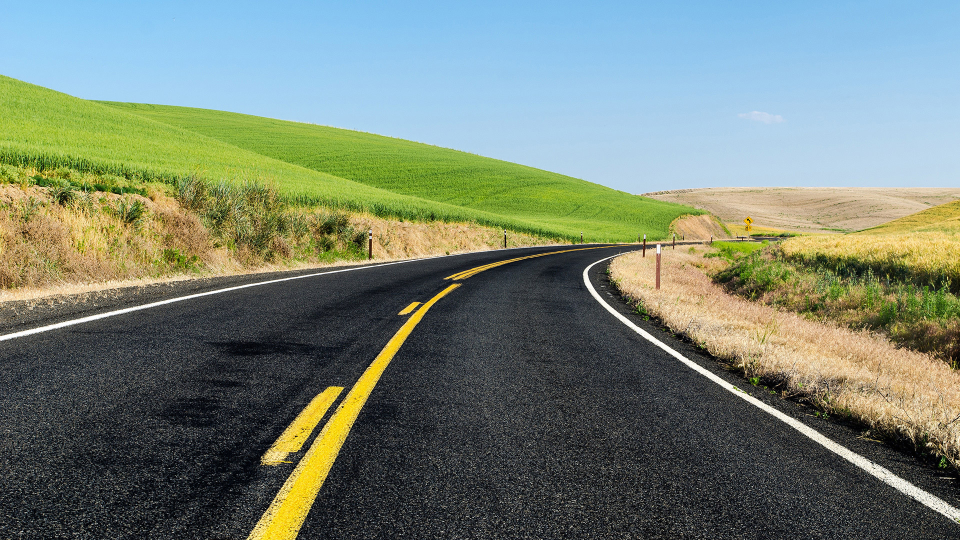
//> input picture images/l2.jpg, 1920 x 1080 px (shown at 1/2 size)
$ ./lane_detector   (built with g++ and OpenCV 4)
//> lines starting //> are read from the running program, lines starting //| are printed output that depends on the picture; after the words box and inside, x2 and y2 are one past the last pixel; in counts of white or black regions, pixels touching at a corner belong together
### include/lane.hpp


#include <opencv2/opencv.hpp>
#include <opencv2/highgui/highgui.hpp>
#include<bits/stdc++.h>


extern int lowThreshold;
extern int highThreshold;

int find_intersection(Vec4i l1, Vec4i l2);
void extract_segments(Mat img_segments[], Mat img,int segments[], int n_segments);
void merge_segments(Mat img_segments[],Mat img, int segments[], int n_segments);
Mat find_edges(Mat img);

### lane_detector.h
#include"opencv/cv.h"
#include<opencv2/highgui/highgui.hpp>
#include<bits/stdc++.h>

using namespace std;
using namespace cv;

extern int lowThreshold;
extern int highThreshold;

Mat find_edges(Mat img)
{
	//directly in single channel
	Mat edges;
	cvtColor(img, img, CV_BGR2GRAY);
	imshow("bw", img);
	blur(img,img,Size(3,3));
	Canny( img, edges, lowThreshold, highThreshold, 3 );

	return edges;
}

### lane_detector.cpp
#include"opencv/cv.h"
#include<opencv2/highgui/highgui.hpp>
#include<bits/stdc++.h>
#include "lane_detector.h"

using namespace cv;
using namespace std;

int lowThreshold=500;
int highThreshold=150;

void extract_segments(Mat img_segments[], Mat img,int segments[], int n_segments);

Mat find_edges(Mat img);

int main()
{
	//initialize important variables here
	int n_segments=5;
	int segments[6]={0,80, 230, 285, 300,1000};
	Mat img_segments;

	cv::Mat img=cv::imread("images/l2.jpg", CV_LOAD_IMAGE_COLOR);
//> img is the input picture: 1080 rows x 1920 cols, CV_8UC3; mean B, G, R 116, 130.7, 118.3
	cv::resize(img, img, cv::Size(1000,1000));
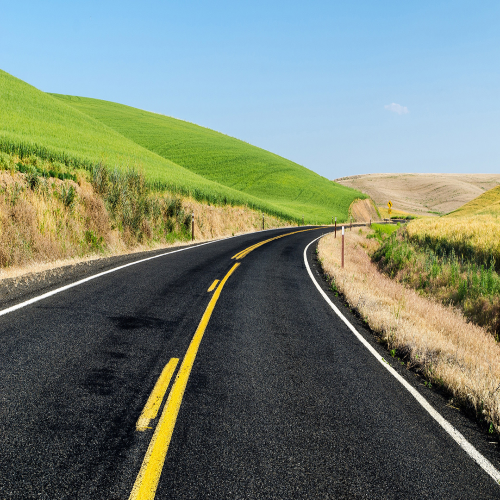
//> img: 1000 rows x 1000 cols, CV_8UC3 (shown at 1/2 size); mean B, G, R 115.9, 130.6, 118.2
	imshow("lanes", img);

	int max_lowThreshold=500, max_highThreshold=500;
	namedWindow("Edge threshold", CV_WINDOW_AUTOSIZE);
	createTrackbar( "Min Threshold:", "Edge threshold", &lowThreshold, max_lowThreshold);
	createTrackbar( "Max Threshold:", "Edge threshold", &highThreshold, max_highThreshold);

	Mat edges;
	while(true)
	{
		edges=find_edges(img);
//> in find_edges, `cvtColor(img, img, CV_BGR2GRAY);`:
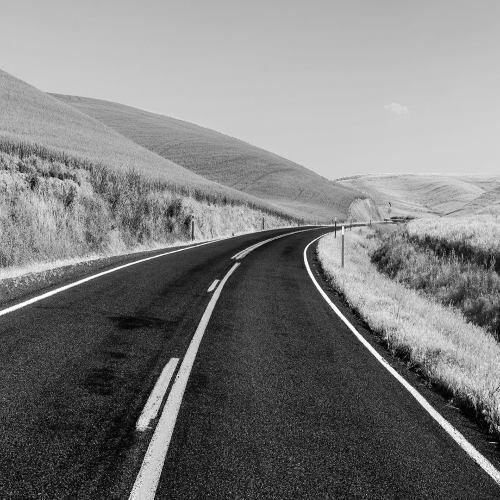
//> img: 1000 rows x 1000 cols, CV_8UC1 (shown at 1/2 size); min 0, max 255, mean 125.2
//> in find_edges, `Canny( img, edges, lowThreshold, highThreshold, 3 );`:
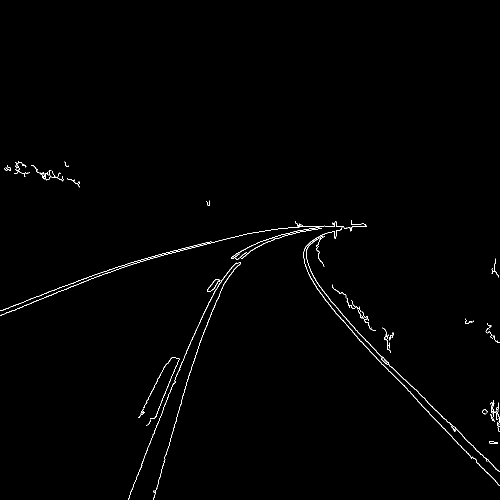
//> edges: 1000 rows x 1000 cols, CV_8UC1 (shown at 1/2 size); 0.69% white in thin lines or dots, all inside (x1, y1, x2, y2) = (0, 322, 1000, 1000)
		imshow("edges", edges);

		char c=(char)waitKey(10);
//> the 'q' key is pressed
		if(c=='q')
			break;
	}

	vector<Vec4i> lines[n_segments];
	//extract_segments(img_segments, edges, segments, n_segments);
	for(int k=0;k<n_segments;k++)
		{
			img_segments=edges-edges;
			for(int i=segments[k];i<segments[k+1];i++)
				{
					for(int j=0;j<1000;j++)
					{
						img_segments.at<uchar>(i,j)=edges.at<uchar>(i,j);

					}
				}

				HoughLinesP(img_segments, lines[k], 1, CV_PI/180, 100, 0, 0 );
		}

	// [4 lines of commented-out code are left out]

	for(int j=0;j<n_segments;j++)
	{
	 for( size_t i = 0; i < lines[j].size(); i++ )

  {
     float rho = lines[j][i][0], theta = lines[j][i][1];
     Point pt1, pt2;
     double a = cos(theta), b = sin(theta);
     double x0 = a*rho, y0 = b*rho;
     pt1.x = cvRound(x0 + 1000*(-b));
     pt1.y = cvRound(y0 + 1000*(a));
     pt2.x = cvRound(x0 - 1000*(-b));
     pt2.y = cvRound(y0 - 1000*(a));
     line( img, pt1, pt2, Scalar(0,0,255), 3, CV_AA);
  }
  }
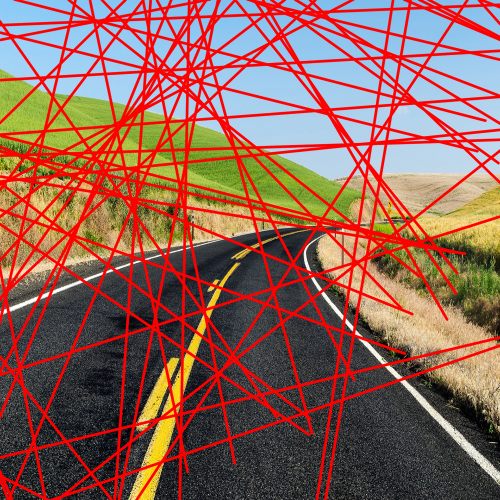
//> img: 1000 rows x 1000 cols, CV_8UC3 (shown at 1/2 size); mean B, G, R 88, 99.6, 144.5

  	vector<Point> intersections;
  for(int k=0;k<n_segments;k++)
  {
  for(int i=0;i<lines[k].size();i++)
  	{

  		for(int j=0;j<lines[k].size();j++)
  				{
  					float rho = lines[k][i][0], theta = lines[k][i][1];
				     Point pt1, pt2;
				     double a = cos(theta), b = sin(theta);
				     double x0 = a*rho, y0 = b*rho;
				     pt1.x = cvRound(x0 + 1000*(-b));
				     pt1.y = cvRound(y0 + 1000*(a));
				     pt2.x = cvRound(x0 - 1000*(-b));
				     pt2.y = cvRound(y0 - 1000*(a));
				     float rho1 = lines[k][j][0], theta1 = lines[k][j][1];
				     Point pt3, pt4;
				     double c = cos(theta1), d = sin(theta1);
				     double x1 = c*rho1, y1 = d*rho1;
				     pt3.x = cvRound(x1 + 1000*(-d));
				     pt3.y = cvRound(y1 + 1000*(c));
				     pt4.x = cvRound(x1 - 1000*(-d));
				     pt4.y = cvRound(y1 - 1000*(c));
				     Point output;
				     if((pt1.x-pt2.x)*(pt3.y-pt4.y)-(pt1.y-pt2.y)*(pt3.x-pt4.x)!=0)
				     	{
				     		output.x=((pt1.x*pt2.y-pt1.y*pt2.x)*(pt3.x-pt4.x)-((pt3.x*pt4.y-pt3.y*pt4.x)*(pt1.x-pt2.x)))/((pt1.x-pt2.x)*(pt3.y-pt4.y)-(pt1.y-pt2.y)*(pt3.x-pt4.x));

				     		output.y=((pt1.x*pt2.y-pt1.y*pt2.x)*(pt3.y-pt4.y)-((pt3.x*pt4.y-pt3.y*pt4.x)*(pt1.y-pt2.y)))/((pt1.x-pt2.x)*(pt3.y-pt4.y)-(pt1.y-pt2.y)*(pt3.x-pt4.x));
				     	}
				     	//cout<<output.x<<" "<<output.y<<endl;

				     	if(output.x<1000&&output.y<1000&&output.x>0&&output.y>0)

				     	{ circle( img, Point( output.x, output.y ), 10.0, Scalar( 0, 0, 255 ), 5, 8 );
				     		intersections.push_back(output);
				     	}

  				}
  	}
  	}
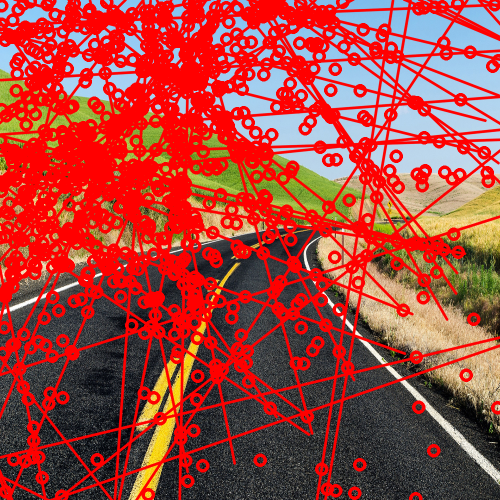
//> img: 1000 rows x 1000 cols, CV_8UC3 (shown at 1/2 size); mean B, G, R 62.1, 69.6, 168.2
//> after the loop, intersections = 2366 Points (x, y), first 12: [393, 799], [348, 548], [486, 288], [434, 222], [134, 137], [599, 86], [143, 17], [205, 321], [368, 442], [369, 517], [493, 300], [463, 419]

  	//find best row as horizon
  	int ctr;
  	int colmx=0;
  	int maxctr=0;

  	for(int i=26;i<970;i++)
  		{
  			ctr=0;
  				for(int j=0;j<intersections.size();j++)
  				{
  					if(intersections[j].y<i+20&&intersections[j].y>i-20)
  					{
  						if(intersections[j].y==i)
  							ctr+=1000;
  						else if(intersections[j].y<i+10&&intersections[j].y>i-10)
  							ctr+=100;
  						else
  							ctr+=40;


  					}


  				}
  				if(ctr>maxctr)
  						{
  							ctr=maxctr;
  							colmx=i;

  						}

  		}
//> this loop made 944 passes
//> ctr on passes 1 to 3: 19960, 23400, 14840
//> after the loop, ctr = 0; colmx = 969
  		cout<<"max:"<<colmx<<endl;
//| max:969
  		Point p1,p2;
  		p1.x=0;
  		p1.y=1000-colmx;
//> p1 = Point(0, 31)
  		p2.x=999;
  		p2.y=1000-colmx;
//> p2 = Point(999, 31)
  		 	line( img, p1, p2, Scalar(255,0,0), 3, CV_AA);
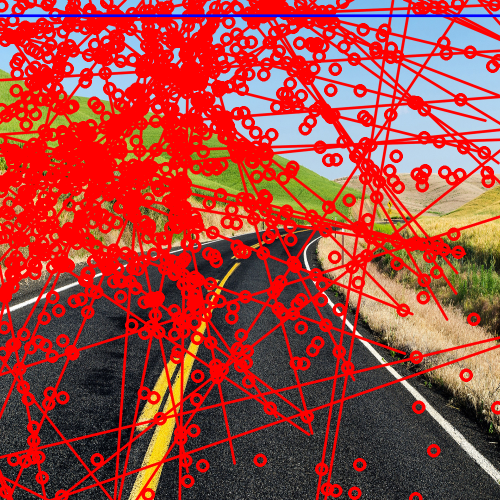
//> img: 1000 rows x 1000 cols, CV_8UC3 (shown at 1/2 size); 0.7% of pixels changed, all inside (x1, y1, x2, y2) = (0, 28, 1000, 35)

	imshow("original", img);
	waitKey(0);

	return 0;
}

$ run again, with images/l1.jpg copied over images/l2.jpg
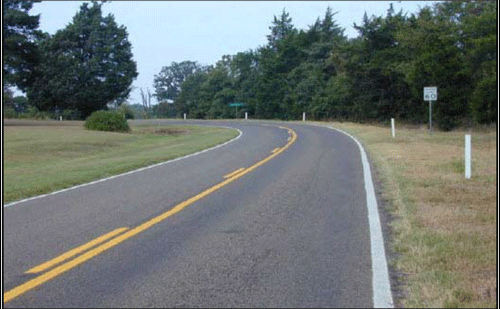
//> input picture images/l1.jpg, 500 x 309 px
//> img is the input picture: 309 rows x 500 cols, CV_8UC3; mean B, G, R 114.5, 117.3, 110.5
//> in find_edges, `cvtColor(img, img, CV_BGR2GRAY);`:
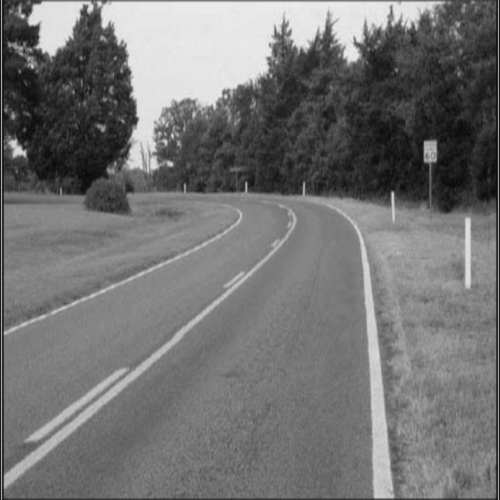
//> img: 1000 rows x 1000 cols, CV_8UC1 (shown at 1/2 size); min 0, max 237, mean 114.8
//> edges: 1000 rows x 1000 cols, CV_8UC1; every value is 0
//> after the loop `for(int i=26;i<970;i++)`: ctr = 0
//| max:0
//> p1 = Point(0, 1000)
//> p2 = Point(999, 1000)
//> `line( img, p1, p2, Scalar(255,0,0), 3, CV_AA);`:
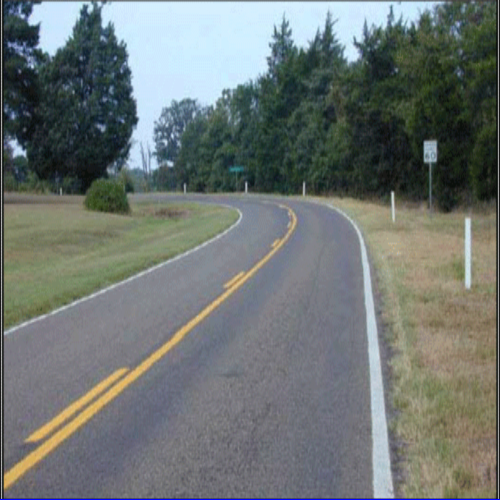
//> img: 1000 rows x 1000 cols, CV_8UC3 (shown at 1/2 size); mean B, G, R 114.9, 117, 110.3

$ run again, with images/l3.jpg copied over images/l2.jpg
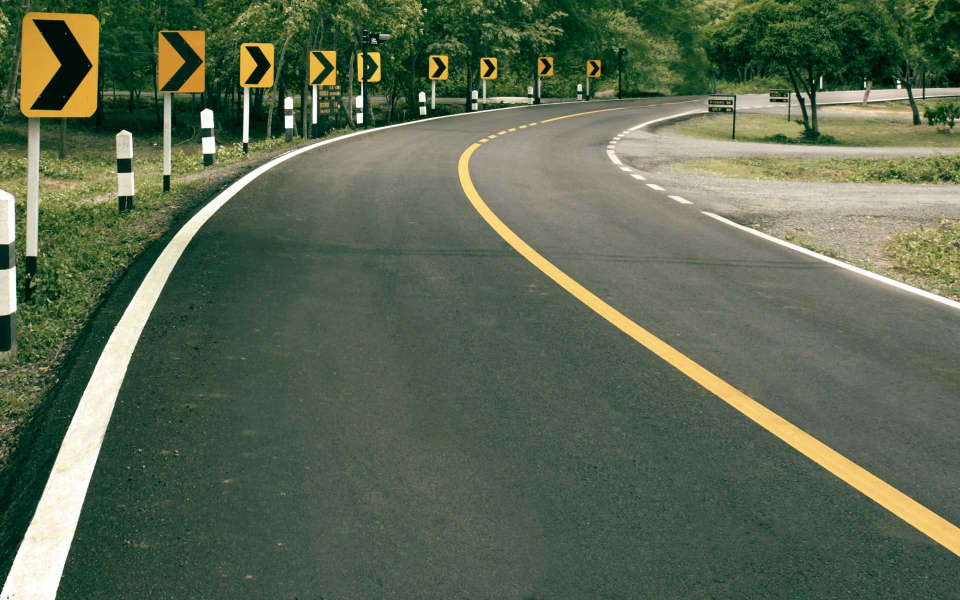
//> input picture images/l3.jpg, 1920 x 1200 px (shown at 1/2 size)
//> img is the input picture: 1200 rows x 1920 cols, CV_8UC3; mean B, G, R 81.2, 104.4, 91.3
//> edges: 1000 rows x 1000 cols, CV_8UC1; 1.2% white in thin lines or dots
//> after the loop `for(int k=0;k<n_segments;k++)`:
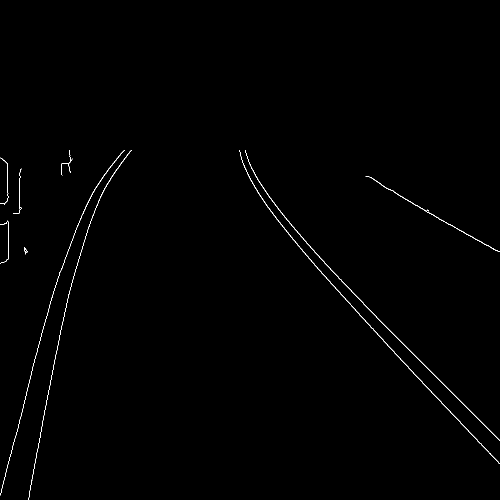
//> img_segments: 1000 rows x 1000 cols, CV_8UC1 (shown at 1/2 size); 0.47% white in thin lines or dots, all inside (x1, y1, x2, y2) = (0, 300, 1000, 1000)
//> after the loop `for(int k=0;k<n_segments;k++)`: intersections = 768 Points (x, y), first 12: [781, 447], [407, 669], [205, 341], [75, 75], [228, 75], [259, 249], [265, 177], [482, 167], [423, 432], [120, 29], [584, 305], [538, 271]
//> the loop `for(int i=26;i<970;i++)` made 944 passes
//> ctr on passes 1 to 3: 4160, 4360, 6520
//> after the loop `for(int i=26;i<970;i++)`: ctr = 0; colmx = 960
//| max:960
//> p1 = Point(0, 40)
//> p2 = Point(999, 40)
//> `line( img, p1, p2, Scalar(255,0,0), 3, CV_AA);`:
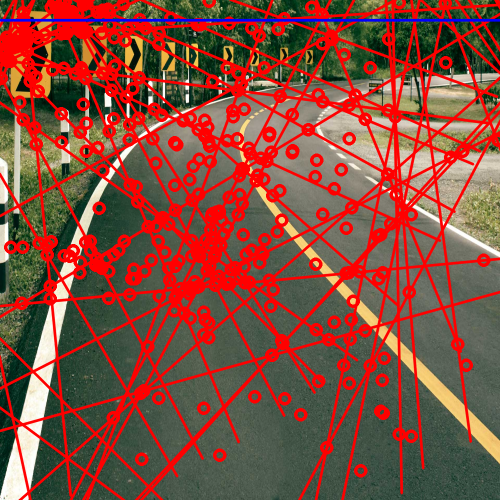
//> img: 1000 rows x 1000 cols, CV_8UC3 (shown at 1/2 size); mean B, G, R 61.5, 76.7, 133.5

$ run again, with images/l4.jpg copied over images/l2.jpg
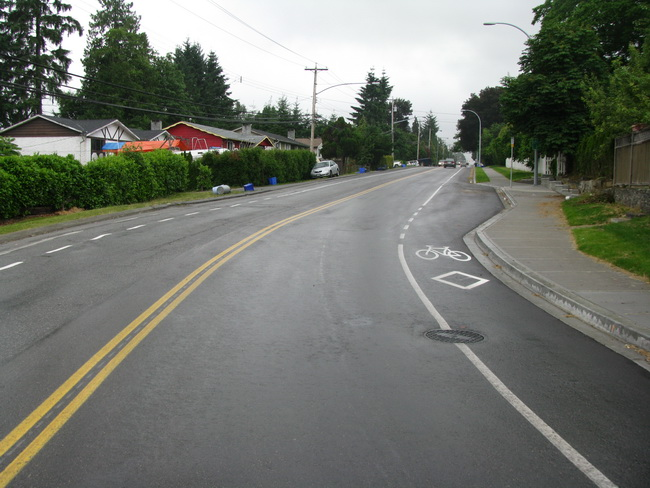
//> input picture images/l4.jpg, 650 x 488 px
//> img is the input picture: 488 rows x 650 cols, CV_8UC3; mean B, G, R 109.3, 117.1, 113.8
//> edges: 1000 rows x 1000 cols, CV_8UC1; 0.32% white in thin lines or dots, all inside (x1, y1, x2, y2) = (0, 0, 818, 393)
//> after the loop `for(int k=0;k<n_segments;k++)`:
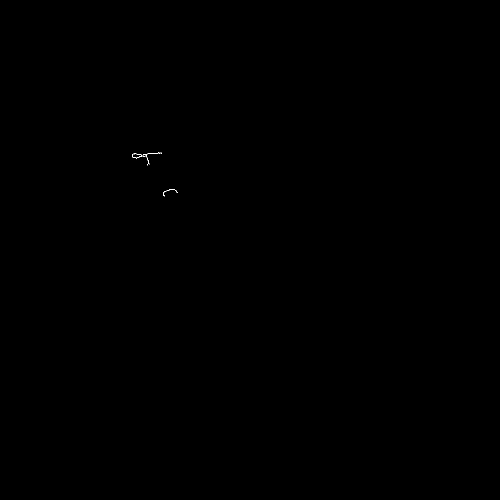
//> img_segments: 1000 rows x 1000 cols, CV_8UC1 (shown at 1/2 size); 0.02% white in thin lines or dots, all inside (x1, y1, x2, y2) = (264, 304, 355, 393)
//> after the loop `for(int i=26;i<970;i++)`: ctr = 0
//| max:0
//> p1 = Point(0, 1000)
//> p2 = Point(999, 1000)
//> `line( img, p1, p2, Scalar(255,0,0), 3, CV_AA);`:
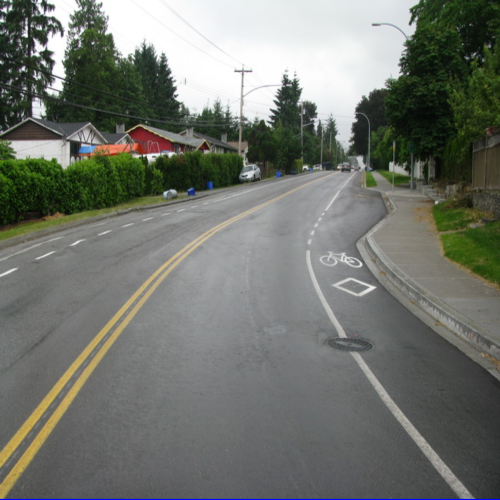
//> img: 1000 rows x 1000 cols, CV_8UC3 (shown at 1/2 size); mean B, G, R 109.6, 116.8, 113.5
